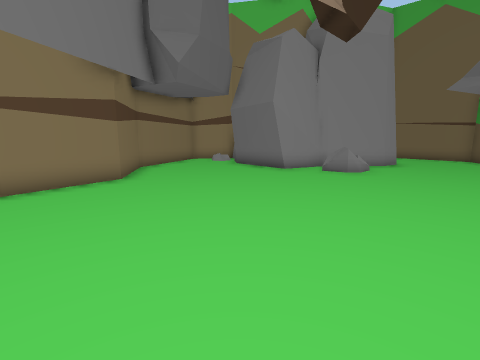
[1] (above)

12 first-person views from a walk through a scene from a Unity 3-D project. The camera is 1.5 m above the floor, tilts 10° down and sees 85° across. The floor is counted in squares, 1 m on a side. Each view is taken from the middle of a square. On the plan, view 1 faces up. The plan holds only what a view shows up to about 14 squares ahead; the rest is blank. The place goes on beyond the plan.

[2]
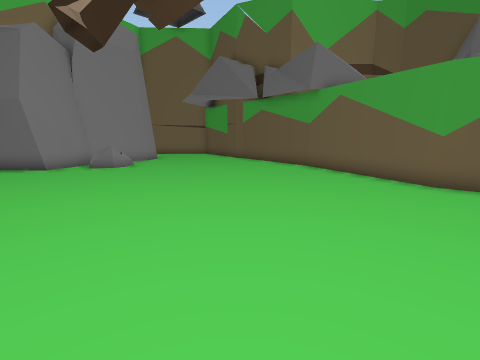

[3]
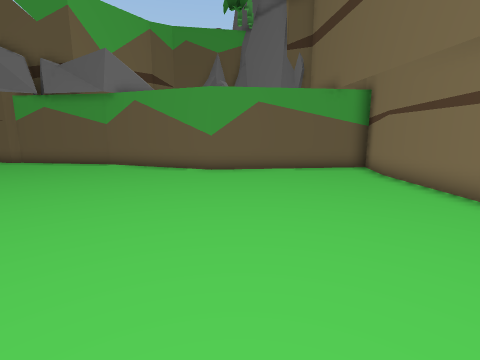

[4]
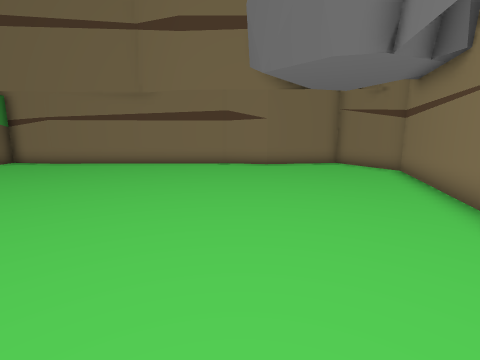

[5]
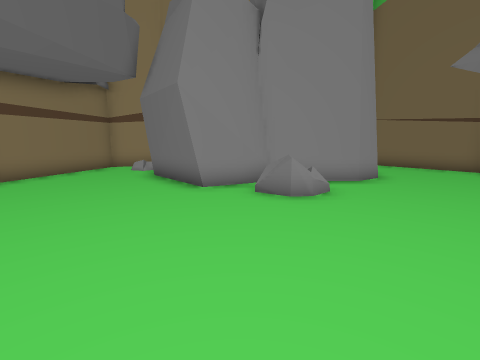

[6]
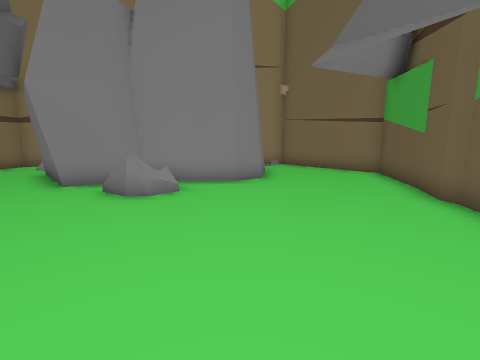

[7]
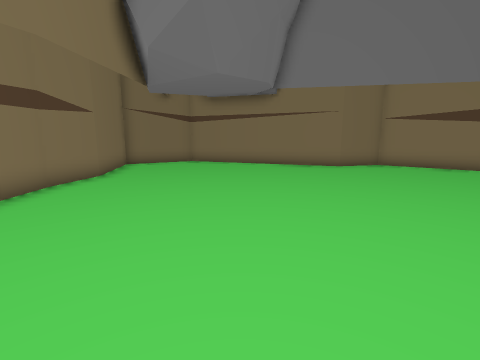

[8]
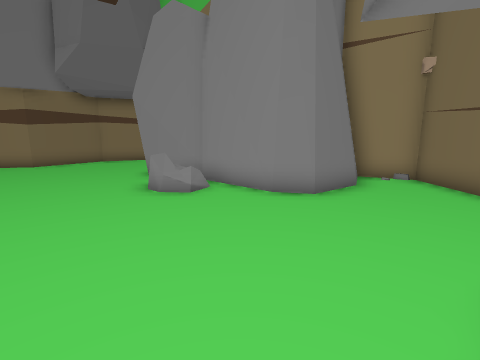

[9]
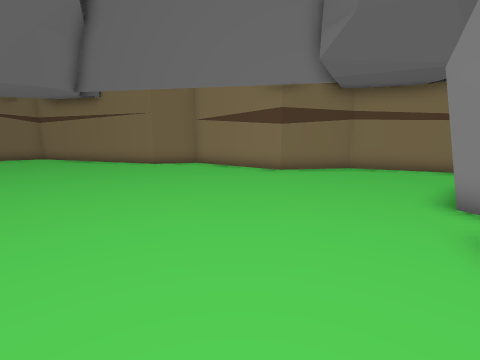

[10]
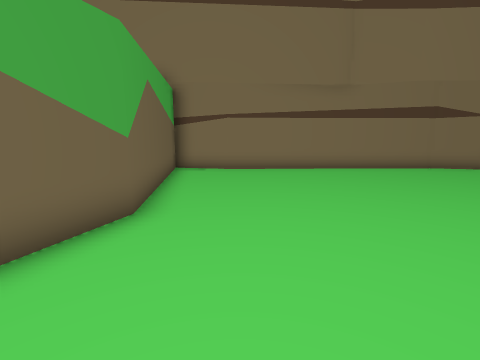

[11]
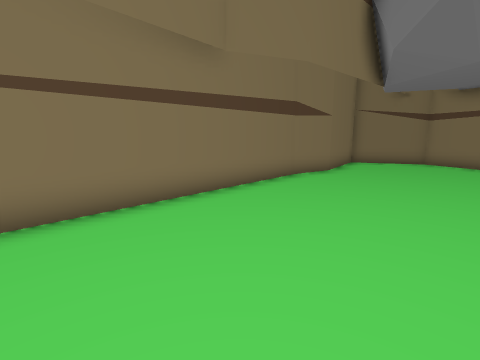

[12]
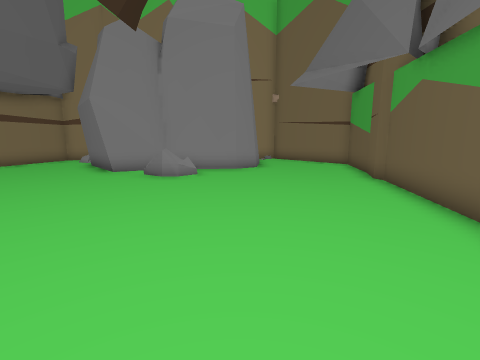

### Floor plan
Points are (right, up) in squares from view 1. A wall is a line through its corners. A room is listed if a view was taken in it or the views show most of it. See-through windows are left out.
Room 1 (views 1, 2, 3, 4, 5, 6, 7, 8, 9, 10, 11, 12)
walls: (1.9, 11.2) (-0.4, 13.6); (11, 4.4) (11.7, 9.5) (11.6, 9.9) (12, 11.2); (4, 12.3) (1.5, 11.2); (-1.4, -7.5) (7.6, -7.3); (7.5, 12.9) (6.9, 12.5) (3.7, 12.3) (2.6, 11.7); (7.4, -7.2) (9.9, -7.7) (9, -0.8) (11, 4.5); (12, 11.1) (12.4, 14.1) (9.1, 17.1) (7.2, 16.4) (7.9, 14.6); (8, 14.8) (7.8, 13.5); (-1.1, 16.3) (-2.8, 16) (-4.5, 11.9) (-4, 8.7) (-6.7, 4.7) (-6.2, 2.7) (-8.6, -4.7) (-7, -7.7) (-3.4, -7.1) (-1.3, -7.5)
low walls: (3.9, 10.4) (3.5, 10.7); (4.9, 11.6) (5.3, 10.8) (4.9, 10.5)

Where each view was taken, in squares from view 1:
view 1: 0 up, 0 right, facing up
view 2: 2 down, 0 right, facing up-right
view 3: 2 down, 2 left, facing right
view 4: 6 up, 2 left, facing down
view 5: 4 up, 3 right, facing up
view 6: 4 up, 7 right, facing up
view 7: 2 down, 6 right, facing left
view 8: 7 up, 11 right, facing up-left
view 9: 7 up, 7 right, facing left
view 10: 4 up, 7 right, facing down
view 11: 2 down, 7 right, facing down-left
view 12: 1 up, 7 right, facing up
